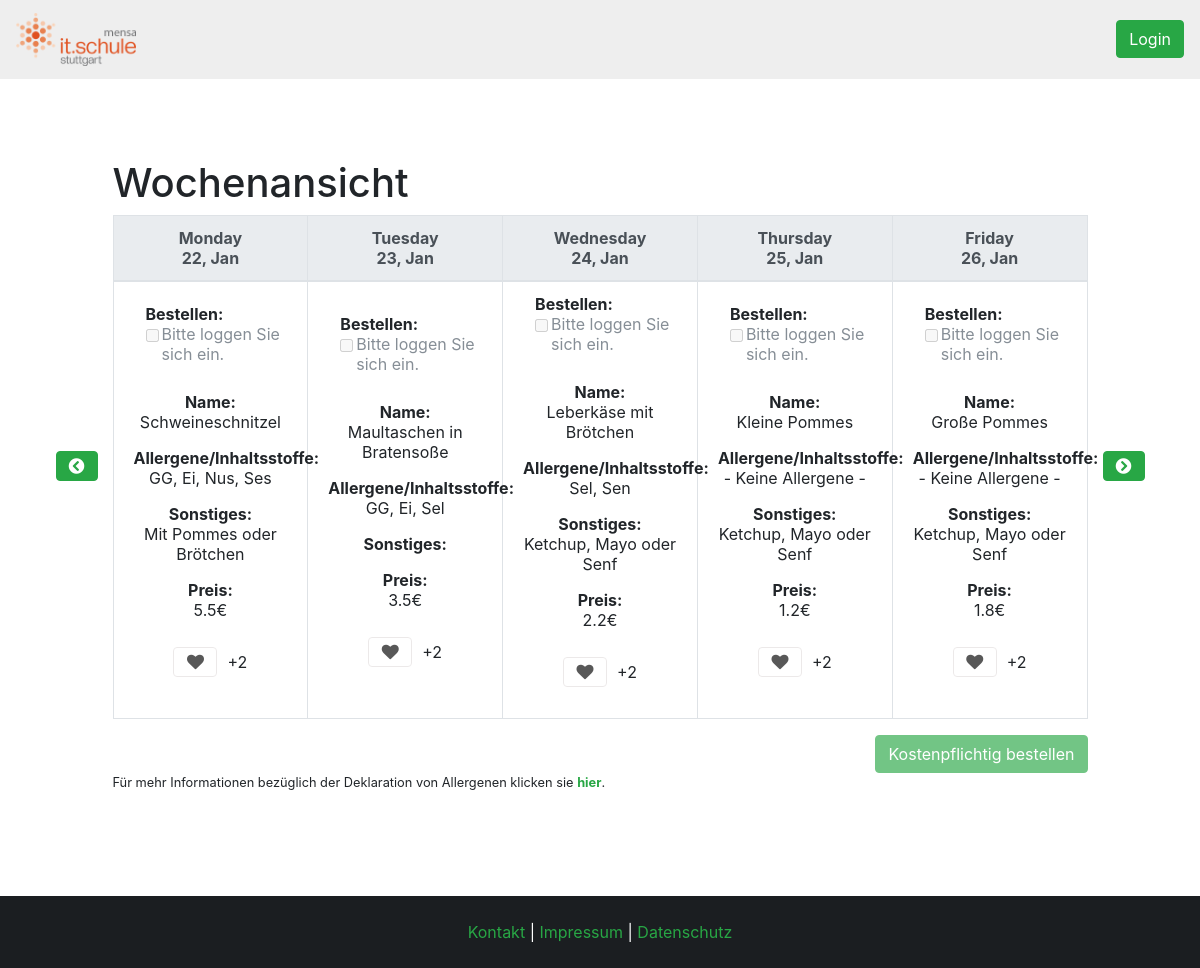
/php/index.php?week=4&year=2018, run on the app's committed database.
### tables this page shows
CREATE TABLE `speise` (
  `speise_ID` int(11) NOT NULL AUTO_INCREMENT,
  `name` varchar(45) NOT NULL,
  `preis` double NOT NULL,
  `likes` int(11) DEFAULT '0',
  `allergene_inhaltsstoffe` varchar(255) DEFAULT NULL,
  `sonstiges` varchar(255) DEFAULT NULL,
  PRIMARY KEY (`speise_ID`)
);

### php/index.php (the view, shortened to what this page needs)
<?php
	include_once 'dependencies.php';
	include_once 'functions/index_func.php';
?>
<!DOCTYPE HTML>
<html>
	<head>
		<?php
			echo $head_dependencies;
			$dt = new DateTime;
			if (isset($_GET['year']) && isset($_GET['week'])) {
				$dt->setISODate($_GET['year'], $_GET['week']);
			} else {
				$dt->setISODate($dt->format('o'), $dt->format('W'));
			}
			$year = $dt->format('o');
			$week = $dt->format('W');
		?>
	</head>
	<body>
		<?php include 'header.php';	?>
		<div class="container col-sm-12">
			<div class="d-inline-flex">
				<div class="col-sm-1 align-self-center d-flex flex-row-reverse">
					<?PHP  $ThreeWeeksAgo = date("W", strtotime("- 3 week"));  ?>
					<a href="<?php echo $_SERVER['PHP_SELF'].'?week='.($week == 1 ? 52 : $week -1).'&year='.($week == 1 ? $year - 1 : $year) . '"'; if($week <= $ThreeWeeksAgo) { echo " class='disable' "; }  ?>">
						<button class="btn btn-success index-btns" <?PHP if($week == $ThreeWeeksAgo) { echo "disabled"; }  ?> >
							<i class='fas fa-chevron-circle-left'> </i>
						</button>
					</a>
				</div>
				<div class="align-self-stretch">
					<h1>Wochenansicht</h1>
					<table class="table table-bordered day-meal-table">
						<thead class="thead-light">
							<tr>
								<?php
									if($week < 10) {
										$week = '0'. $week;
									}
									$today = new DateTime();
									for($day=1; $day<=5; $day++){
										if ($dt->getTimestamp() == $today->getTimestamp()) {
											echo "<th class='today'>";
										} else {
											echo "<th>";
										}
										echo strftime("%A", $dt->getTimestamp()) . "<br>" . strftime('%d, %b', $dt->getTimestamp()) . "</th>\n";
										$dt->modify('+1 day');
									}
								?>
							</tr>
						</thead>
						<tbody>
							<?php
								$sql = "SELECT * FROM tagesangebot";
								$result = $conn->query($sql);
								$entries =[];
								while($entry = $result->fetch_assoc()) {
									$entries[] = $entry;
								}
								for ($i=1 ;$i <=5; $i++) {
									$output=  "<td class='align-middle'>";
									$daymeal_exists = false;
									$gendate = new DateTime();
									$gendate->setISODate($year, $week, $i);
									$date = $gendate->format('Y-m-d');
									foreach ($entries as $entry){
										if ($entry['datum'] == $date) {
											$daymeal_exists = true;
											break;
										}
									}
									if($daymeal_exists) {
										$countLikes = "SELECT COUNT(*) AS speise_likes FROM likes WHERE speise_ID =" .$entry['speise_ID'];
										$foodLikes = $conn->query($countLikes)->fetch_assoc()['speise_likes'];
										if (isset($_SESSION["id"])) {
											$checkLiked = "SELECT COUNT(*) AS userlike FROM likes WHERE speise_ID =" .$entry['speise_ID'] ." AND benutzer_ID =". $_SESSION["id"];
											$has_liked = $conn->query($checkLiked)->fetch_assoc()['userlike'];
										} else {
											$has_liked = 1;
										}
										$sql = "SELECT * FROM speise where speise_ID = ".$entry["speise_ID"];
										$meal = $conn->query($sql)->fetch_assoc();
										if (!isset($_SESSION['id'])) {
												$output = $output . "<div class='form-check d-flex flex-column'>
													<div class='d-flex'>
														<b>Bestellen:</b>
													</div>
													<div class='d-flex'>
														<input class='form-check-input indexCB ml-0' name='orders[]' type='checkbox' value='".$entry['tagesangebot_ID']."' disabled>
														<label class='form-check-label text-left pl-3'>Bitte loggen Sie sich ein.</label>
													</div>
												</div><br>";
										}
										$output = $output . "<div class='d-flex flex-column'>
										<div class='p-2'><b>Name:</b><div>".$meal['name']."</div></div>
										<div class='p-2'><b>Allergene/Inhaltsstoffe:</b><div>".$meal['allergene_inhaltsstoffe']."</div></div>
										<div class='p-2'><b>Sonstiges:</b><div>".$meal['sonstiges']."</div></div>
										<div class='p-2'><b>Preis:</b><div>".$meal['preis']."€</div></div>
										<div class='p-2'>" . likeButtons($meal["speise_ID"], $foodLikes, $has_liked) . "</div>
										</div>";
									} else {
										if(((isset($_SESSION['adminrechte'])) && $_SESSION['adminrechte'] == 2)) {
											$output = $output . "<button type='button' class='btn btn-success btn-lg' data-toggle='modal' data-target='#AddDayMeal' onclick=AddValuesToModal('".$date."')>Hinzufügen</button>";
										}
									}
									$output = $output . "</td>";
									echo $output;
								}
							?>
						</tbody>
					</table>
					<div class="order-btn">
						<input type="button" name="bestellen" class="btn btn-success order-btn" id="order-btn" value="Kostenpflichtig bestellen" data-toggle='modal' data-target='#confirm-submit' disabled>
					</div>
				</div>
				<div class="col-sm-1 align-self-center">
					<a href="<?php echo $_SERVER['PHP_SELF'].'?week='.($week == 52 ? 1 : 1 + $week).'&year='.($week == 52 ? 1 + $year : $year); ?>" class="right-arrow">
						<button class="btn btn-success position-relative">
							<i class='fas fa-chevron-circle-right'> </i>
						</button>
					</a>
				</div>
			</div>
			<div class="container col-sm-10 p-0">
				<small class="mt-2 mb-2">Für mehr Informationen bezüglich der Deklaration von Allergenen klicken sie <strong><a href="allergene.php" class="footer-links">hier</a></strong>.</small>
			</div>
		</div>
	</body>
	<?php
		include 'footer.php';
	?>
</html>

### php/dependencies.php (shortened to what this page needs)
<?php
	$head_dependencies = '
		<meta http-equiv="Content-Type" content="text/html; charset=utf-8">
		<meta charset="UTF-8">
		<link rel="stylesheet" type="text/css" href="../vendor/fontawesome/css/fontawesome-all.min.css">
		<link rel="stylesheet" type="text/css" href="../vendor/bootstrap/css/bootstrap.min.css">
		<link rel="stylesheet" type="text/css" href="../style/style.css">
		<link rel="stylesheet" type="text/css" href="../style/animate.css">
		<link rel="icon" href="../images/icon.ico">
		<script src="../vendor/Chart.js/Chart.min.js"></script>
	';
?>

### php/header.php (shortened to what this page needs)
<nav class="navbar navbar-expand-lg navbar-light custom-nav-bg" id="cd-top-link">
    <a class="navbar-brand" href="index.php"><img src='../images/logo.png' width="120px"/></a>
    <div class="collapse navbar-collapse" id="navbarSupportedContent">
        <ul class="nav navbar-nav navbar-right">
            <?php
                if (isset($_SESSION['email'])) {
                    echo  "<div class='btn-group pl-5 pr-5'>
                    <a role='button' href='profil.php' class='btn btn-primary'>" . $_SESSION['vorname'] . "</a>
                    <button type='button' class='btn btn-primary dropdown-toggle dropdown-toggle-split' data-toggle='dropdown' aria-haspopup='true' aria-expanded='false'>
                    <span class='sr-only'>" . $_SESSION['email'] . "</span>
                    </button>
                    <div class='dropdown-menu'>
                    <a class='dropdown-item mx-0 my-0 pt-0 pb-0 pl-2 pr-2' href='profil.php#v-pills-profile'>Profil</a>
                    <a class='dropdown-item mx-0 my-0 pt-0 pb-0 pl-2 pr-2' href='profil.php#v-pills-order'>Bestellungen</a>
                    <div class='dropdown-divider'></div>
                    <a class='dropdown-item mx-0 my-0 pt-0 pb-0 pl-2 pr-2' href='logout.php'>Logout</a>
                    </div>
                    </div>";
                } else {
                    echo "<button type='button' class='btn btn-success' data-toggle='modal' data-target='#popUpWindow'>Login</button>";
                }
            ?>
        </ul>
    </div>
</nav>
<div class="page-content-wrapper">

### php/functions/index_func.php (shortened to what this page needs)
<?PHP
	function likeButtons($foodID, $foodLikes, $has_liked){
		if (isset($_SESSION['email'])) {
			if ($_SESSION['adminrechte'] == 2 ) {
				return '<div class="d-flex justify-content-center align-items-center"><button type="button" class="btn heart-btn disabled" data-toggle="tooltip" data-placement="bottom" title="Als Administrator können Sie das Essen nicht liken!">
				<i class="fas fa-heart like-heart-disabled"></i></button><p class="like-count">+'.$foodLikes.'</p></div>';
			} else if ($has_liked) {
				return '<form role="form" method="POST" action="">
				<input type="hidden" name="food_ID" value="'.$foodID.'">
				<div class="d-flex justify-content-center align-items-center"><button type="submit" name="Speisen_unliken" class="btn heart-btn like-btn unlike" data-toggle="tooltip" data-placement="bottom" title="Diese Speise nicht mehr liken">
				<i class="fas fa-heart like-heart"></i></button><p class="like-count">+'.$foodLikes.'</p></div>
				</form>';
			} else {
				return '<form role="form" method="POST" action="">
				<input type="hidden" name="food_ID" value="'.$foodID.'">
				<div class="d-flex justify-content-center align-items-center"><button type="submit" name="Speisen_liken" class="btn heart-btn like-btn like"data-toggle="tooltip" data-placement="bottom" title="Diese Speise liken.">
				<i class="fas fa-heart like-heart"></i></button><p class="like-count">+'.$foodLikes.'</p></div>
				</form>';
			}
		} else {
			return '<div class="d-flex justify-content-center align-items-center"><button type="button" class="btn heart-btn disabled" data-toggle="tooltip" data-placement="bottom" title="Sie müssen eingeloggt sein um zu liken.">
			<i class="fas fa-heart like-heart-disabled"></i></button><p class="like-count">+'.$foodLikes.'</p></div>';
		}
	}
?>

### php/footer.php (shortened to what this page needs)
<?php
	include_once 'dependencies.php';
?>
<footer class="footer position-absolute text-center py-4 px-4">
	<div class="container">
		<a class="footer-links" href='kontakt.php'>Kontakt</a> | <a class="footer-links" href='impressum.php'>Impressum</a> | <a class="footer-links" href='datenschutz.php'>Datenschutz</a>
	</div>
</footer>

### style/style.css (style rules this page uses)
* { box-sizing: border-box; }
html { margin: 0; padding: 0; height: 100%; }
body { position: relative; min-height: 100%; padding-bottom: 6em; }
table, thead, tbody, td, th { text-align: center; }
.order-btn { float: right; }
.footer { bottom: 0; left: 0; right: 0; background-color: #1b1e21; color: #fff; }
.footer-links { color: #28a745; }
.page-content-wrapper { margin: 80px 0; }
.custom-nav-bg { background-color: #eee!important; }
.day-meal-table { table-layout: fixed; }
.modalbox.success button, .modalbox.success button:active, .modalbox.success button:focus, { -webkit-transition: all 0.1s ease-in-out; transition: all 0.1s ease-in-out; -webkit-border-radius: 0; -moz-border-radius: 0; border-radius: 0; margin-top: 15px; width: 80%; background: transparent; color: #4caf50; border-color: #4caf50; outline: none; }
.heart-btn { border: 1px solid #e2dede; background-color: transparent !important; }
.like-count { margin: 16px 0 16px; padding-left: 10px; }

### data on the page
speise: name "Schweineschnitzel", allergene_inhaltsstoffe "GG, Ei, Nus, Ses", sonstiges "Mit Pommes oder Brötchen", preis "5.5"
speise: name "Maultaschen in Bratensoße", allergene_inhaltsstoffe "GG, Ei, Sel", preis "3.5"
speise: name "Leberkäse mit Brötchen", allergene_inhaltsstoffe "Sel, Sen", sonstiges "Ketchup, Mayo oder Senf", preis "2.2"
speise: name "Kleine Pommes", allergene_inhaltsstoffe "- Keine Allergene -", sonstiges "Ketchup, Mayo oder Senf", preis "1.2"
speise: name "Große Pommes", allergene_inhaltsstoffe "- Keine Allergene -", sonstiges "Ketchup, Mayo oder Senf", preis "1.8"
